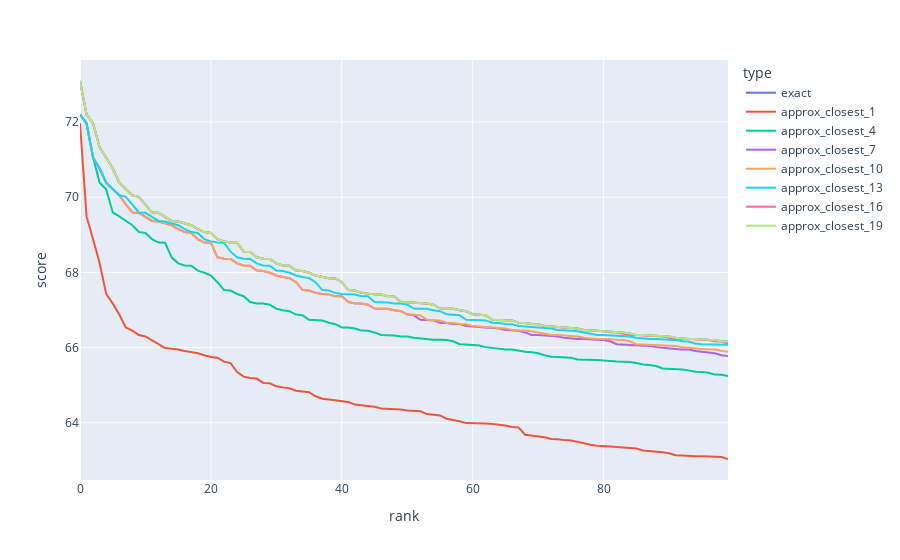

This figure's notebook cell:
### Code cell
import plotly.express as px
import pandas as pd

exact = pd.DataFrame(exact_scores[:100], columns=['idx', 'score'])
exact['type'] = 'exact'
df = pd.DataFrame(exact)

for i in range(1, 21, 3):
    approx = pd.DataFrame(sparse_index.search(query, closest_n=i)[:100], columns=['idx', 'score'])
    approx['type'] = f'approx_closest_{i}'
    df = pd.concat([df, approx])

px.line(df, y='score', color='type', hover_data=['idx'], labels={'index': 'rank'})
